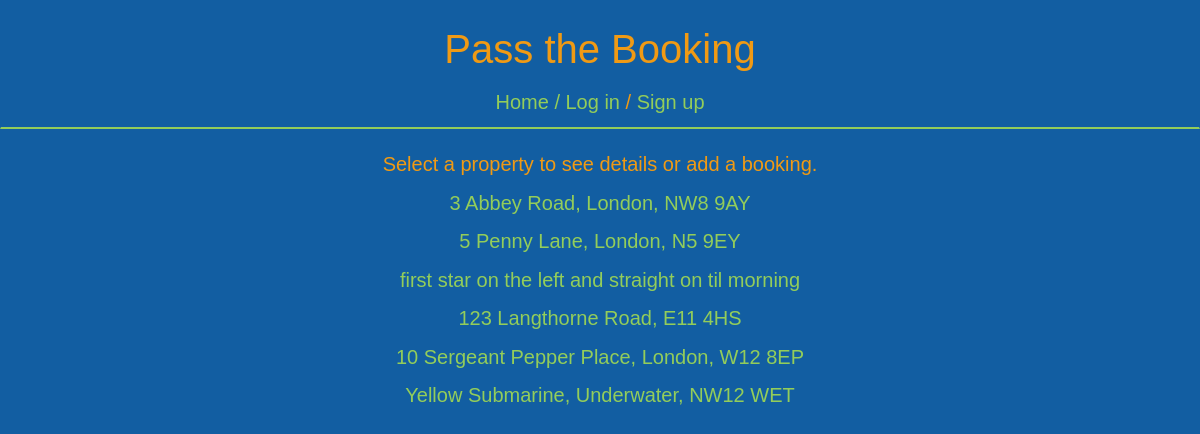
Page /properties/ on the committed database.
### pass_the_booking/models.py (models this page shows, shortened)
class Property(models.Model):
    client = models.ForeignKey(Client, on_delete=models.CASCADE)
    address = models.TextField()
    price = models.IntegerField()
    bedrooms = models.IntegerField()
    internet = models.BooleanField()

### pass_the_booking/views/properties.py (the view)
# urls.py: url(r'^properties/$', views.property_list, name='property_list'),
def property_list(request):
    properties = Property.objects.order_by('client')
    return render(request, 'pass_the_booking/properties/property_list.html', {'properties': properties })

### pass_the_booking/templates/pass_the_booking/properties/property_list.html
{% extends 'pass_the_booking/base.html' %}
{% block content %}
<div class='main'>
<p>Select a property to see details or add a booking.</p>
{% for property in properties %}
  <div>
    <p><a href="{% url 'property_detail' pk=property.pk %}">{{ property.address }}</a></p>
  </div>
{% endfor %}
</div>
{% endblock %}

### pass_the_booking/static/css/pass_the_booking.css (style rules this page uses)
body { background-color: #125ea2; color: #f09a14; text-align: center; font-family: helvetica; font-size: 20; }
a { color: #93cd5a; }
.main { margin-top: 150px; margin-bottom: 150px; }

### rows in the picture
Property: address "3 Abbey Road, London, NW8 9AY"
Property: address "5 Penny Lane, London, N5 9EY"
Property: address "first star on the left and straight on til morning"
Property: address "123 Langthorne Road, E11 4HS"
Property: address "10 Sergeant Pepper Place, London, W12 8EP"
Property: address "Yellow Submarine, Underwater, NW12 WET"
